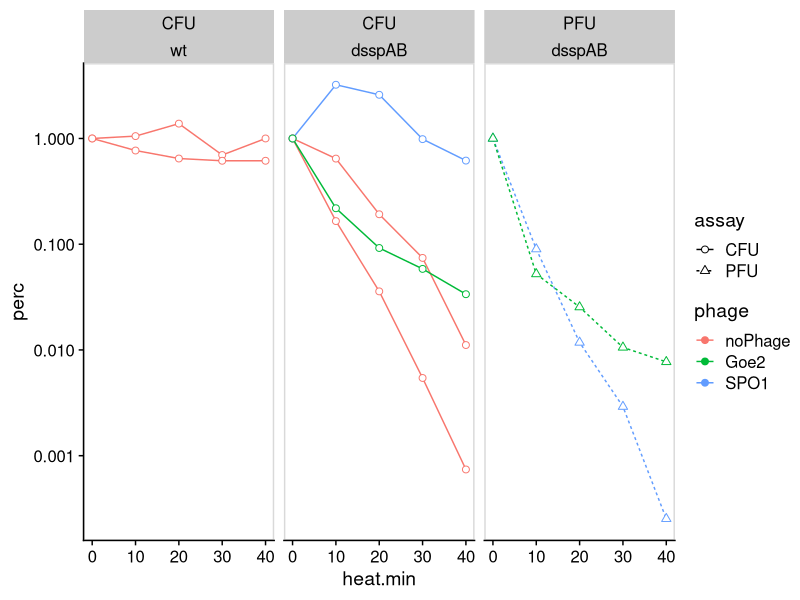
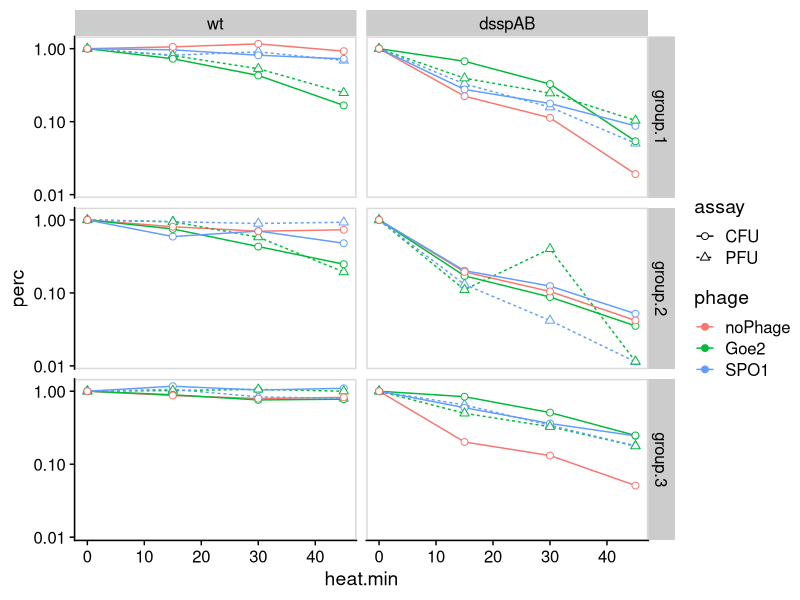
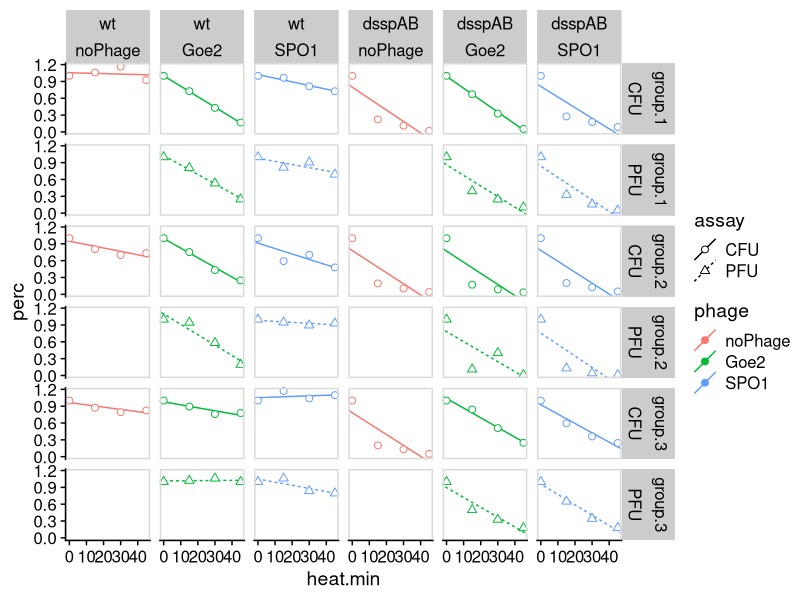
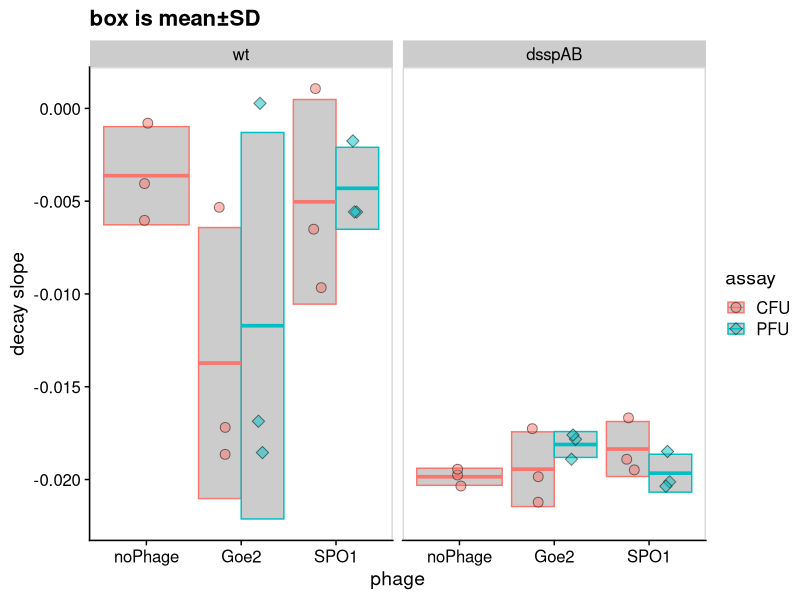

Write the R code that produced these figures, in order.
## ---- chunk 1
library(tidyverse, quietly = T)
library(broom)
library(cowplot, quietly = T)
library(here)
# set_here("../")

## ---- chunk 2
d <- read_csv(here("data","ssp_data.csv"))

## ---- chunk 3
d%>%
  mutate(phage=fct_relevel(phage,c("noPhage","Goe2", "SPO1")))%>%
  mutate(host=fct_rev(host))%>%
  filter(host=="wt"|host=="dsspAB")%>%
  filter(!filter)%>%
  filter(group=="preliminary")%>%
  #there are 4 rows with data marked as "TMC" (=Too Many to Count) 
  # these are coerced into NA
  mutate(counts=as.numeric(counts ))%>%
  mutate(no.ml = counts/(dilution*ml.plated))%>%
  group_by(host,phage,assay, date)%>%
  mutate(perc = no.ml/no.ml[heat.min==0])%>%
  ggplot(aes(x=heat.min, y=perc))+
    geom_line(aes(group=interaction(date,assay),color=phage, linetype=assay))+
    geom_point(aes(group=interaction(date,assay),color=phage, shape=assay), size=2, fill="white")+
  scale_y_log10()+
  scale_shape_manual(values = c(21,24))+
    facet_wrap(assay~host)+
  theme_cowplot()+
  panel_border()
## ---- chunk 4
d%>%
  mutate(phage=fct_relevel(phage,c("noPhage","Goe2", "SPO1")))%>%
  mutate(host=fct_rev(host))%>%
  filter(host=="wt"|host=="dsspAB")%>%
  filter(!filter)%>%
  filter(group!="preliminary")%>%
  #there are 4 rows with data marked as "TMC" (=Too Many to Count) 
  # these are coerced into NA
  mutate(counts=as.numeric(counts ))%>%
  mutate(no.ml = counts/(dilution*ml.plated))%>%
  group_by(host,phage,assay, group)%>%
  mutate(perc = no.ml/no.ml[heat.min==0])%>%
  ggplot(aes(x=heat.min, y=perc))+
    geom_line(aes(color=phage, linetype=assay))+
    geom_point(aes(color=phage, shape=assay), size=2, fill="white")+
  scale_y_log10()+
  scale_shape_manual(values = c(21,24))+
    facet_grid(group~host)+
  theme_cowplot()+
  panel_border()
## ---- chunk 5
d.lm <- 
d%>%
  mutate(phage=fct_relevel(phage,c("noPhage","Goe2", "SPO1")))%>%
  mutate(host=fct_rev(host))%>%
  filter(host=="wt"|host=="dsspAB")%>%
  filter(!filter)%>%
  filter(group!="preliminary")%>%
  #there are 4 rows with data marked as "TMC" (=Too Many to Count) 
  # these are coerced into NA
  mutate(counts=as.numeric(counts ))%>%
  mutate(no.ml = counts/(dilution*ml.plated))%>%
  group_by(host,phage,assay, group)%>%
  mutate(perc = no.ml/no.ml[heat.min==0]) %>%
   do(tidy(lm(perc~heat.min,.)))
  
  d.lm.estimates <- 
    d.lm%>%
    select(host,phage,assay,group,term,estimate)%>%
    pivot_wider(names_from = term, values_from = estimate)%>%
    rename(slope=heat.min, intercept=`(Intercept)`)
  
  
  d.slopes <- 
    filter(d.lm,term=="heat.min")
## ---- chunk 6
d%>%
  mutate(phage=fct_relevel(phage,c("noPhage","Goe2", "SPO1")))%>%
  mutate(host=fct_rev(host))%>%
  filter(host=="wt"|host=="dsspAB")%>%
  filter(!filter)%>%
  filter(group!="preliminary")%>%
  #there are 4 rows with data marked as "TMC" (=Too Many to Count) 
  # these are coerced into NA
  mutate(counts=as.numeric(counts ))%>%
  mutate(no.ml = counts/(dilution*ml.plated))%>%
  group_by(host,phage,assay, group)%>%
  mutate(perc = no.ml/no.ml[heat.min==0])%>%
  ggplot(aes(x=heat.min, y=perc))+
    geom_abline(data=d.lm.estimates,
                aes(slope=slope, intercept=intercept,
                    color=phage, linetype=assay))+
    geom_point(aes(color=phage, shape=assay), size=2, fill="white")+
  # scale_y_log10()+
  scale_shape_manual(values = c(21,24))+
    facet_grid(group+assay~host+phage)+
  theme_cowplot()+
  panel_border()
## ---- chunk 7

sum.slopes <- 
d.slopes%>%
  group_by(host, phage,assay)%>%
  summarise(slope=mean(estimate), ymin=slope-sd(estimate), ymax=slope+sd(estimate))%>%
  rename(estimate=slope)

d.slopes%>%
  ggplot(aes(x=phage, y=estimate))+
  geom_crossbar(data=sum.slopes, aes(ymin=ymin, ymax=ymax, color=assay), fill="grey80", position = position_dodge())+
  geom_point(aes(fill=assay, shape=assay),size=3, alpha=0.5,
             position = position_jitterdodge(jitter.width = 0.1,
                                            jitter.height = 0))+
  scale_shape_manual(values = c(21,23))+
  theme_cowplot()+
  panel_border()+
  facet_wrap(~host,nrow = 1)+
  ylab("decay slope")+
  ggtitle("box is mean±SD")
  # scale_y_log10() 
## ---- chunk 8
  aov(estimate~host+phage+assay+group, d.slopes)%>%
  summary(.)
